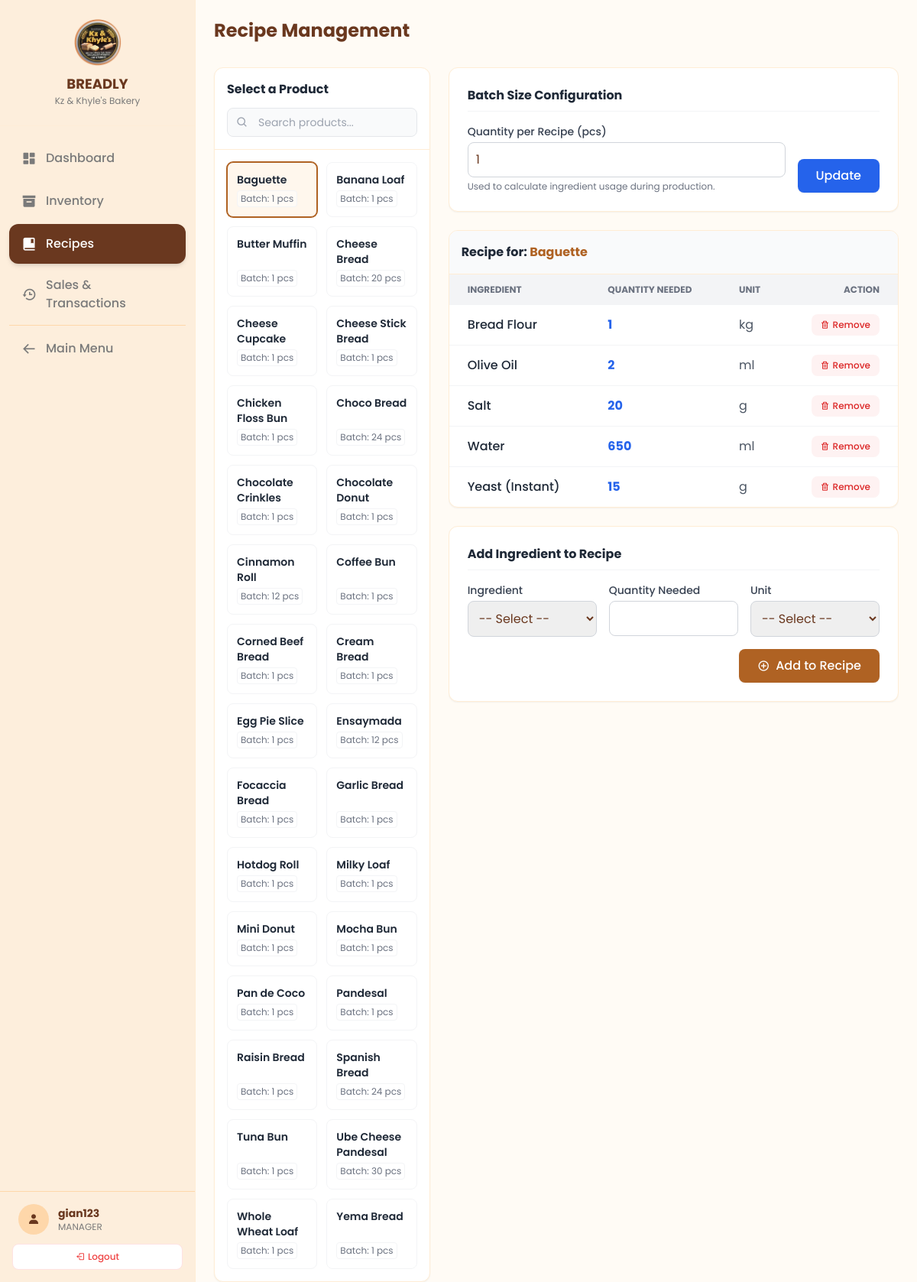
Screenshot of /nav/recipes.php?product_id=28 (signed in) with the database file from the repository.
### tables this page shows
CREATE TABLE `products` (
  `product_id` int(11) NOT NULL,
  `name` varchar(100) NOT NULL,
  `price` decimal(10,2) NOT NULL,
  `image_url` varchar(255) DEFAULT NULL,
  `status` enum('available','recalled','discontinued') NOT NULL DEFAULT 'available',
  `stock_qty` int(11) DEFAULT 0,
  `stock_unit` varchar(20) NOT NULL DEFAULT 'pcs',
  `is_sellable` tinyint(1) NOT NULL DEFAULT 1 COMMENT '1 = Appears on POS, 0 = Intermediate product',
  `batch_size` int(11) NOT NULL DEFAULT 1 COMMENT 'Number of units produced per recipe'
);

CREATE TABLE `recipes` (
  `recipe_id` int(11) NOT NULL,
  `product_id` int(11) NOT NULL,
  `ingredient_id` int(11) NOT NULL,
  `qty_needed` float NOT NULL,
  `unit` varchar(50) NOT NULL
);

CREATE TABLE `ingredients` (
  `ingredient_id` int(11) NOT NULL,
  `name` varchar(100) NOT NULL,
  `unit` varchar(50) DEFAULT NULL,
  `stock_qty` float DEFAULT 0,
  `reorder_level` float DEFAULT 0
);

### nav/recipes.php (the view, shortened to what the rows shown need)
<?php
require_once '../src/BakeryManager.php';
$bakeryManager = new BakeryManager();
$selected_product_id = $_GET['product_id'] ?? null;
$current_recipe_items = [];
$current_batch_size = 0;
$products = $bakeryManager->getAllProductsSimple();
$selected_product_name = 'Recipe';
if ($selected_product_id) {
    $current_recipe_items = $bakeryManager->getRecipeForProduct($selected_product_id);
    foreach ($products as $product) {
        if ($product['product_id'] == $selected_product_id) {
            $current_batch_size = $product['batch_size'] ?? 0;
            $selected_product_name = $product['name'];
            break;
        }
    }
}
?>
<!DOCTYPE html>
<html lang="en">
<head>
    <link href='https://unpkg.com/boxicons@2.1.4/css/boxicons.min.css' rel='stylesheet'>
    <script src="https://cdn.tailwindcss.com"></script>
</head>
<body class="bg-breadly-bg text-breadly-dark font-sans h-screen flex overflow-hidden selection:bg-orange-200">
    <main class="flex-1 flex flex-col h-full overflow-hidden relative w-full">
        <div class="p-6 pb-2 flex flex-col md:flex-row md:items-center justify-between gap-4 bg-breadly-bg z-10">
            <div class="flex items-center gap-3">
                <h1 class="text-2xl font-bold text-breadly-dark">Recipe Management</h1>
            </div>
        </div>
        <div class="flex-1 overflow-y-auto p-6 pb-20">
            <div class="grid grid-cols-1 lg:grid-cols-12 gap-6 h-full">
                <div class="lg:col-span-4 xl:col-span-3 flex flex-col h-full">
                    <div class="bg-white rounded-xl shadow-sm border border-orange-100 flex flex-col h-full overflow-hidden">
                        <div class="flex-1 overflow-y-auto p-4" id="recipe-product-list">
                            <div class="grid grid-cols-2 gap-3">
                                <?php foreach ($products as $product): ?>
                                    <?php $is_active = ($selected_product_id == $product['product_id']); ?>
                                    <div class="col-product" data-product-name="<?= htmlspecialchars(strtolower($product['name'])) ?>">
                                        <a href="recipes.php?product_id=<?php echo $product['product_id']; ?>"
                                           class="product-card block p-3 rounded-lg border transition-all duration-200 hover:shadow-md flex flex-col h-full <?php echo $is_active ? 'border-breadly-btn bg-orange-50 ring-1 ring-breadly-btn' : 'border-gray-100 bg-white hover:border-orange-200'; ?>"
                                           data-product-name="<?php echo htmlspecialchars($product['name']); ?>">
                                             <div class="font-semibold text-sm text-gray-800 mb-1 line-clamp-2"><?= htmlspecialchars($product['name']) ?></div>
                                             <div class="mt-auto text-xs text-gray-500 bg-white/50 rounded px-1 py-0.5 w-fit border border-gray-100">Batch: <?= htmlspecialchars($product['batch_size'] ?? '0') ?> pcs</div>
                                        </a>
                                    </div>
                                <?php endforeach; ?>
                            </div>
                        </div>
                    </div>
                </div>
                <div class="lg:col-span-8 xl:col-span-9 h-full overflow-y-auto recipe-content-col">
                    <?php if ($selected_product_id): ?>
                        <div class="bg-white rounded-xl shadow-sm border border-orange-100 p-6 mb-6">
                            <h5 class="font-bold text-gray-800 border-b border-gray-100 pb-2 mb-4">Batch Size Configuration</h5>
                            <form action="recipes.php?product_id=<?php echo $selected_product_id; ?>" method="POST" class="flex flex-col md:flex-row gap-4 items-end">
                                <div class="flex-1 w-full">
                                    <label for="batch_size" class="block text-sm font-medium text-gray-700 mb-1">Quantity per Recipe (pcs)</label>
                                    <input type="number" step="1" class="w-full p-2.5 border border-gray-300 rounded-lg focus:ring-2 focus:ring-breadly-btn outline-none" id="batch_size" name="batch_size" required min="1" value="<?php echo htmlspecialchars($current_batch_size); ?>">
                                    <p class="text-xs text-gray-500 mt-1">Used to calculate ingredient usage during production.</p>
                                </div>
                                <button type="submit" class="w-full md:w-auto px-6 py-2.5 bg-blue-600 text-white font-medium rounded-lg hover:bg-blue-700 transition-colors shadow-sm">
                                    Update
                                </button>
                            </form>
                        </div>
                        <div class="bg-white rounded-xl shadow-sm border border-orange-100 overflow-hidden mb-6">
                            <div class="p-4 border-b border-orange-100 bg-gray-50 flex justify-between items-center">
                                <h5 class="font-bold text-gray-800">Recipe for: <span class="text-breadly-btn"><?php echo htmlspecialchars($selected_product_name); ?></span></h5>
                            </div>
                            <div class="overflow-x-auto">
                                <table class="w-full text-left border-collapse">
                                    <thead class="bg-gray-100 text-xs uppercase text-gray-500 font-semibold">
                                        <tr>
                                            <th class="px-6 py-3">Ingredient</th>
                                            <th class="px-6 py-3">Quantity Needed</th>
                                            <th class="px-6 py-3">Unit</th>
                                            <th class="px-6 py-3 text-right">Action</th>
                                        </tr>
                                    </thead>
                                    <tbody class="divide-y divide-gray-100">
                                        <?php if (empty($current_recipe_items)): ?>
                                            <tr>
                                                <td colspan="4" class="px-6 py-8 text-center text-gray-400">
                                                    <i class='bx bxs-book-content text-4xl mb-2'></i>
                                                    <p>No ingredients in this recipe yet.</p>
                                                </td>
                                            </tr>
                                        <?php else: ?>
                                            <?php foreach ($current_recipe_items as $item): ?>
                                            <tr class="hover:bg-gray-50 transition-colors">
                                                <td class="px-6 py-3 font-medium text-gray-800"><?php echo htmlspecialchars($item['name']); ?></td>
                                                <td class="px-6 py-3 font-bold text-blue-600"><?php echo htmlspecialchars($item['qty_needed']); ?></td>
                                                <td class="px-6 py-3 text-gray-600"><?php echo htmlspecialchars($item['unit']); ?></td>
                                                <td class="px-6 py-3 text-right">
                                                    <button class="px-3 py-1.5 bg-red-50 text-red-600 rounded-lg hover:bg-red-100 transition-colors text-xs font-medium flex items-center gap-1 ml-auto"
                                                            onclick="openDeleteModal('<?php echo $item['recipe_id']; ?>', '<?php echo htmlspecialchars($item['name']); ?>')">
                                                        <i class='bx bx-trash'></i> Remove
                                                    </button>
                                                </td>
                                            </tr>
                                            <?php endforeach; ?>
                                        <?php endif; ?>
                                    </tbody>
                                </table>
                            </div>
                        </div>
                        <div class="bg-white rounded-xl shadow-sm border border-orange-100 p-6">
                            <h5 class="font-bold text-gray-800 border-b border-gray-100 pb-2 mb-4">Add Ingredient to Recipe</h5>
                            <form action="recipes.php?product_id=<?php echo $selected_product_id; ?>" method="POST">
                                <div class="grid grid-cols-1 md:grid-cols-3 gap-4 mb-4">
                                    <div>
                                        <label class="block text-sm font-medium text-gray-700 mb-1">Ingredient</label>
                                        <select name="ingredient_id" required class="w-full p-2.5 border border-gray-300 rounded-lg focus:ring-2 focus:ring-breadly-btn outline-none">
                                            <option value="" disabled selected>-- Select --</option>
                                        </select>
                                    </div>
                                    <div>
                                        <label class="block text-sm font-medium text-gray-700 mb-1">Quantity Needed</label>
                                        <input type="number" step="0.01" name="qty_needed" required min="0.01" class="w-full p-2.5 border border-gray-300 rounded-lg focus:ring-2 focus:ring-breadly-btn outline-none">
                                    </div>
                                    <div>
                                        <label class="block text-sm font-medium text-gray-700 mb-1">Unit</label>
                                        <select name="unit" required class="w-full p-2.5 border border-gray-300 rounded-lg focus:ring-2 focus:ring-breadly-btn outline-none">
                                            <option value="" selected disabled>-- Select --</option>
                                        </select>
                                    </div>
                                </div>
                                <div class="flex justify-end">
                                    <button type="submit" class="px-6 py-2.5 bg-breadly-btn text-white font-medium rounded-lg hover:bg-breadly-btn-hover transition-colors shadow-sm flex items-center gap-2">
                                        <i class='bx bx-plus-circle'></i> Add to Recipe
                                    </button>
                                </div>
                            </form>
                        </div>
                    <?php endif; ?>
                </div>
            </div>
        </div>
    </main>
</body>
</html>

### rows the page displays
products: name "Baguette", batch_size "1"
products: name "Banana Loaf", batch_size "1"
products: name "Butter Muffin", batch_size "1"
products: name "Cheese Bread", batch_size "20"
products: name "Cheese Cupcake", batch_size "1"
products: name "Cheese Stick Bread", batch_size "1"
products: name "Chicken Floss Bun", batch_size "1"
products: name "Choco Bread", batch_size "24"
products: name "Chocolate Crinkles", batch_size "1"
products: name "Chocolate Donut", batch_size "1"
products: name "Cinnamon Roll", batch_size "12"
products: name "Coffee Bun", batch_size "1"
products: name "Corned Beef Bread", batch_size "1"
products: name "Cream Bread", batch_size "1"
products: name "Egg Pie Slice", batch_size "1"
products: name "Ensaymada", batch_size "12"
products: name "Focaccia Bread", batch_size "1"
products: name "Garlic Bread", batch_size "1"
products: name "Hotdog Roll", batch_size "1"
products: name "Milky Loaf", batch_size "1"
products: name "Mini Donut", batch_size "1"
products: name "Mocha Bun", batch_size "1"
products: name "Pan de Coco", batch_size "1"
products: name "Pandesal", batch_size "1"
products: name "Raisin Bread", batch_size "1"
products: name "Spanish Bread", batch_size "24"
products: name "Tuna Bun", batch_size "1"
products: name "Ube Cheese Pandesal", batch_size "30"
products: name "Whole Wheat Loaf", batch_size "1"
products: name "Yema Bread", batch_size "1"
recipes: ingredient.name "Bread Flour", qty_needed "1", unit "kg"
recipes: ingredient.name "Olive Oil", qty_needed "2", unit "ml"
recipes: ingredient.name "Salt", qty_needed "20", unit "g"
recipes: ingredient.name "Water", qty_needed "650", unit "ml"
recipes: ingredient.name "Yeast (Instant)", qty_needed "15", unit "g"

### other values shown
$_SESSION['username'] "gian123"
str_replace('_', ' ', $current_role) "MANAGER"
